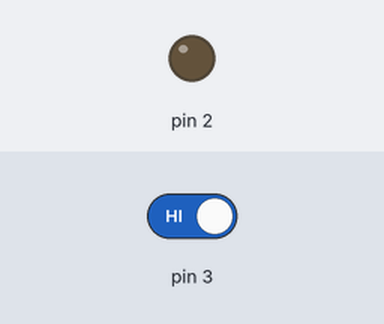
Bench run of a sketch on a simulated Arduino Uno, built with avr-gcc and run on an emulated ATmega328P. On the bench: output pins drawn as LEDs (lit = HIGH). Inputs (shaded band) come from the test bench; at power-on: pin 3 HIGH.

Above: at 1.2 s.
1.3 s: pin 3 driven LOW
At 2.7 s:
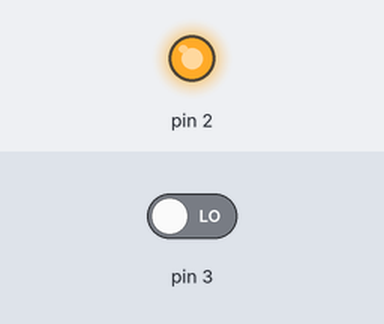
5.5 s: pin 3 driven HIGH
At 6.7 s:
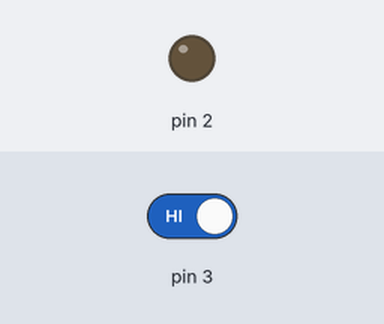
Timing chart, 0 to 8.5 s (numbered marks = the images above; inputs shaded):
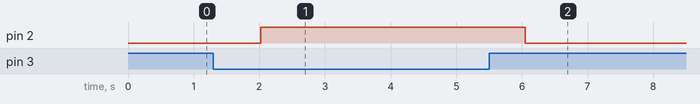

The sketch:

BT_1_.ino
```cpp
#include<SoftwareSerial.h>


#define bt_txd 7
#define bt_rxd 8
SoftwareSerial BTSerial(8,7);

byte buffer[512];
int bufferPosition;

void setup() {

  // put your setup code here, to run once:

  Serial.begin(9600);
  pinMode(3,INPUT);
  pinMode(2,OUTPUT);
  BTSerial.begin(9600);

  bufferPosition = 0;
}


void loop() {
  // put your main code here, to run repeatedly:
  int a = digitalRead(3);
  if(a == LOW)
    BTSerial.println("open");
  else
    BTSerial.println("close");
  if (BTSerial.available() ){
    byte data = BTSerial.read();
    Serial.write(data);
    buffer[bufferPosition++] = data;
    if (data == '\n'){
      buffer[bufferPosition] = '\0';
      BTSerial.write(buffer, bufferPosition);
      bufferPosition = 0;
      }


    }

  if (Serial.available()){
    BTSerial.write(Serial.read());
    }

  if(a == HIGH)
  {
    digitalWrite(2,LOW);
    delay(1000);
  }

  else{
    digitalWrite(2,HIGH);
    delay(1000);
    }
}
```

Measured:
- after the input at 1.3 s, pin 2: LOW → HIGH after 0.72 s
- after the input at 5.5 s, pin 2: HIGH → LOW after 0.55 s
